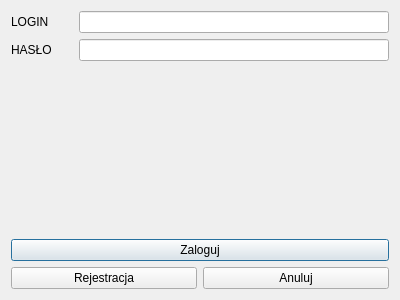
<?xml version="1.0" encoding="UTF-8"?>
<ui version="4.0">
 <class>login</class>
 <widget class="QDialog" name="login">
  <property name="geometry">
   <rect>
    <x>0</x>
    <y>0</y>
    <width>400</width>
    <height>300</height>
   </rect>
  </property>
  <property name="windowTitle">
   <string>Logowanie</string>
  </property>
  <property name="windowIcon">
   <iconset resource="resources.qrc">
    <normaloff>:/icons/bookmark_24.svg</normaloff>:/icons/bookmark_24.svg</iconset>
  </property>
  <layout class="QVBoxLayout" name="verticalLayout">
   <item>
    <layout class="QHBoxLayout" name="horizontalLayout" stretch="1,5">
     <item>
      <widget class="QLabel" name="login_label">
       <property name="text">
        <string>LOGIN</string>
       </property>
      </widget>
     </item>
     <item>
      <widget class="QLineEdit" name="lineEdit_login"/>
     </item>
    </layout>
   </item>
   <item>
    <layout class="QHBoxLayout" name="horizontalLayout_2" stretch="1,5">
     <item>
      <widget class="QLabel" name="password_label">
       <property name="text">
        <string>HASŁO</string>
       </property>
      </widget>
     </item>
     <item>
      <widget class="QLineEdit" name="lineEdit_password"/>
     </item>
    </layout>
   </item>
   <item>
    <spacer name="verticalSpacer">
     <property name="orientation">
      <enum>Qt::Vertical</enum>
     </property>
     <property name="sizeHint" stdset="0">
      <size>
       <width>20</width>
       <height>40</height>
      </size>
     </property>
    </spacer>
   </item>
   <item>
    <widget class="QPushButton" name="acceptB">
     <property name="text">
      <string>Zaloguj</string>
     </property>
    </widget>
   </item>
   <item>
    <layout class="QHBoxLayout" name="horizontalLayout_3">
     <item>
      <widget class="QPushButton" name="registerB">
       <property name="text">
        <string>Rejestracja</string>
       </property>
      </widget>
     </item>
     <item>
      <widget class="QPushButton" name="DeclineB">
       <property name="text">
        <string>Anuluj</string>
       </property>
      </widget>
     </item>
    </layout>
   </item>
  </layout>
 </widget>
 <resources>
  <include location="resources.qrc"/>
 </resources>
 <connections/>
</ui>
